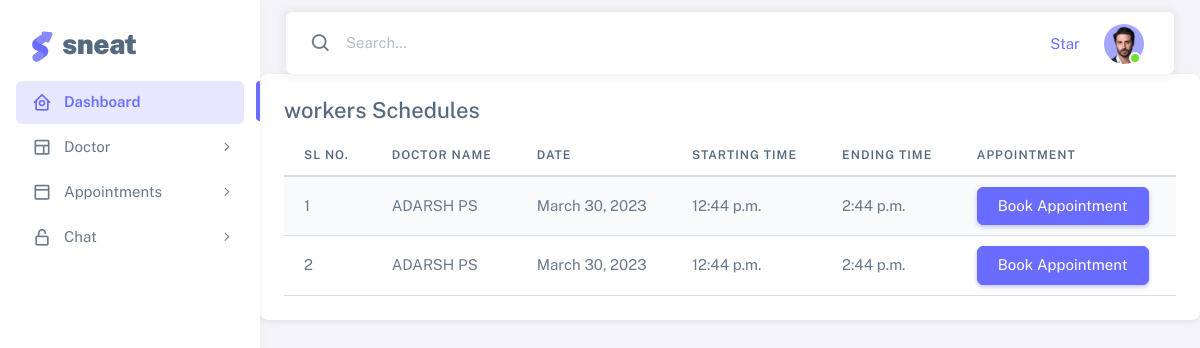
The page /view_schedule_patient on the database its author committed.
### detection_app/models.py (models this page shows)
class Schedule(models.Model):
    doctor = models.ForeignKey(doctor, on_delete=models.CASCADE)
    date = models.DateField()
    start_time = models.TimeField()
    end_time = models.TimeField()

class doctor(models.Model):
    user = models.OneToOneField(Login, on_delete=models.CASCADE, related_name='worker')
    name = models.CharField(max_length=100)
    qualification = models.CharField(max_length=100)
    email = models.EmailField()
    phone_number = models.CharField(max_length=10)
    address = models.CharField(max_length=200)
    experience = models.CharField(max_length=200)
    def __str__(self):
        return self.name

### detection_app/views.py (the view)
# urls.py: path("view_schedule_patient",views.view_schedule_patient,name="view_schedule_patient"),
def view_schedule_patient(request):
    s = Schedule.objects.all()
    context = {
        'schedule': s
    }
    return render(request, 'schedule_view_pat.html', context)

### detection_app/templates/schedule_view_pat.html
{% extends 'index.html' %}
{% load crispy_forms_tags %}
{% block content %}
<div class="col-lg-12 grid-margin stretch-card">
              <div class="card">
                <div class="card-body">
                  <h4 class="card-title">workers Schedules</h4>
                  <div class="table-responsive">
                    <table class="table table-striped">
                      <thead>
                        <tr>
                          <th>SL NO.</th>
                          <th>DOCTOR NAME</th>
                          <th>DATE</th>
                          <th>STARTING TIME</th>
                          <th>ENDING TIME</th>
                          <th>Appointment</th>
                        </tr>
                      </thead>
                      <tbody>
                      {% for s in schedule %}
                        <tr>
                          <td>{{forloop.counter}}</td>
                          <td>{{ s.doctor }}</td>
                          <td>{{ s.date }}</td>
                          <td>{{ s.start_time }}</td>
                          <td>{{ s.end_time }}</td>
                          <td>
                            <a href="{% url 'take_appointment' s.id %}">
                            <button type="button" class="btn btn-primary">Book Appointment</button>
                        </a>
                          </td>
                        </tr>
                      {% endfor %}
                      </tbody>
                    </table>
                  </div>
                </div>
              </div>
            </div>
{% endblock %}

### rows shown on the page
Schedule: doctor "ADARSH PS", date "March 30, 2023", start_time "12:44 p.m.", end_time "2:44 p.m."
Schedule: doctor "ADARSH PS", date "March 30, 2023", start_time "12:44 p.m.", end_time "2:44 p.m."
